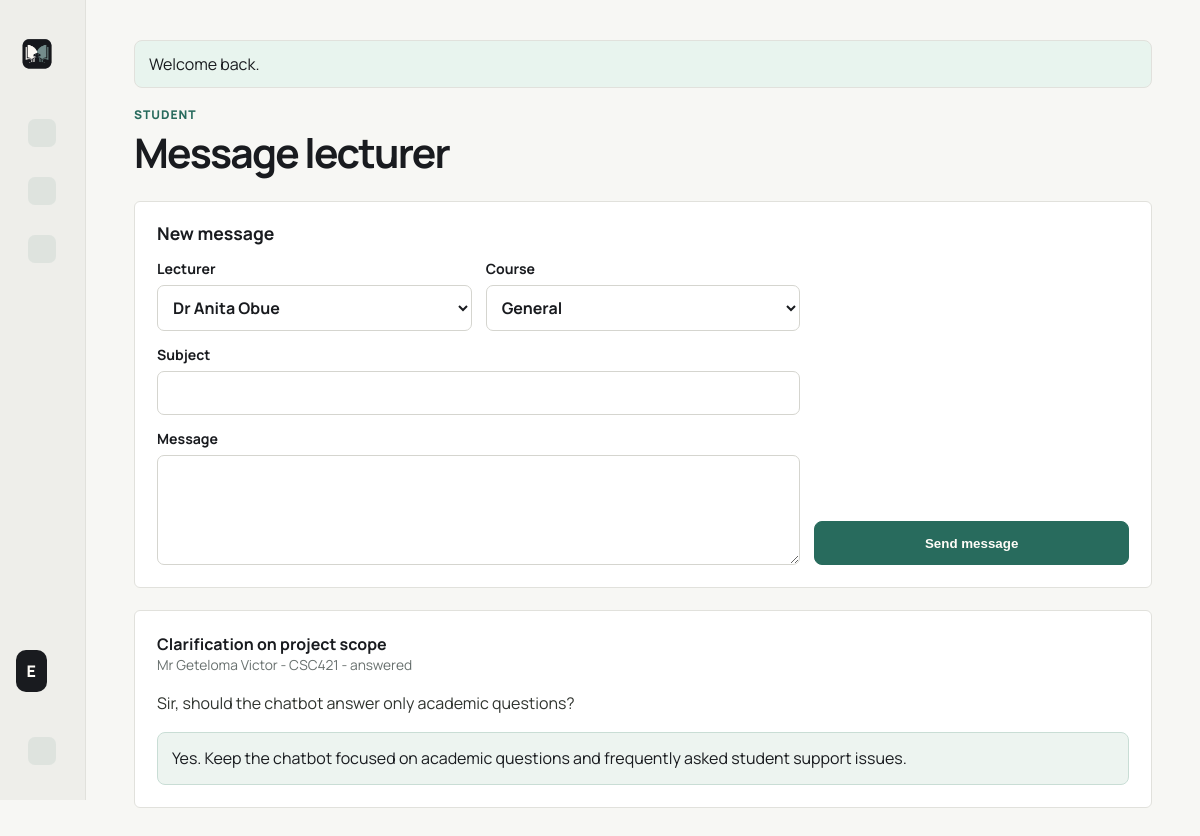
Page /index.php?route=student/messages (signed in) on the committed database.
### tables this page shows
CREATE TABLE users (
    id INT UNSIGNED AUTO_INCREMENT PRIMARY KEY,
    full_name VARCHAR(120) NOT NULL,
    email VARCHAR(150) NOT NULL UNIQUE,
    password_hash VARCHAR(255) NOT NULL,
    role ENUM('admin', 'lecturer', 'student') NOT NULL,
    matric_number VARCHAR(50) NULL,
    department VARCHAR(120) NULL,
    status ENUM('active', 'inactive') NOT NULL DEFAULT 'active',
    created_at TIMESTAMP NOT NULL DEFAULT CURRENT_TIMESTAMP,
    updated_at TIMESTAMP NOT NULL DEFAULT CURRENT_TIMESTAMP ON UPDATE CURRENT_TIMESTAMP
);

CREATE TABLE messages (
    id INT UNSIGNED AUTO_INCREMENT PRIMARY KEY,
    student_id INT UNSIGNED NOT NULL,
    lecturer_id INT UNSIGNED NOT NULL,
    course_id INT UNSIGNED NULL,
    subject VARCHAR(180) NOT NULL,
    body TEXT NOT NULL,
    reply TEXT NULL,
    status ENUM('open', 'answered') NOT NULL DEFAULT 'open',
    created_at TIMESTAMP NOT NULL DEFAULT CURRENT_TIMESTAMP,
    replied_at TIMESTAMP NULL,
    CONSTRAINT fk_messages_student
        FOREIGN KEY (student_id) REFERENCES users(id)
        ON DELETE CASCADE,
    CONSTRAINT fk_messages_lecturer
        FOREIGN KEY (lecturer_id) REFERENCES users(id)
        ON DELETE CASCADE,
    CONSTRAINT fk_messages_course
        FOREIGN KEY (course_id) REFERENCES courses(id)
        ON DELETE SET NULL
);

CREATE TABLE courses (
    id INT UNSIGNED AUTO_INCREMENT PRIMARY KEY,
    code VARCHAR(20) NOT NULL UNIQUE,
    title VARCHAR(160) NOT NULL,
    lecturer_id INT UNSIGNED NULL,
    description TEXT NULL,
    created_at TIMESTAMP NOT NULL DEFAULT CURRENT_TIMESTAMP,
    updated_at TIMESTAMP NOT NULL DEFAULT CURRENT_TIMESTAMP ON UPDATE CURRENT_TIMESTAMP,
    CONSTRAINT fk_courses_lecturer
        FOREIGN KEY (lecturer_id) REFERENCES users(id)
        ON DELETE SET NULL
);

### app/Core/Controller.php (called while the page is built, shortened)
<?php
class Controller
{
    protected function render(string $view, array $data = [], string $layout = 'layout'): void
    {
        extract($data);
        $layoutPath = dirname(__DIR__) . '/Views/' . $layout . '.php';
        require $layoutPath;
    }
}

### app/Controllers/StudentController.php (called while the page is built, shortened)
<?php
class StudentController extends Controller
{
    public function messages(): void
    {
        $user = Auth::requireRole(['student']);
        $this->render('dashboard/student_messages', [
            'title' => 'Message lecturer',
            'courses' => Course::forStudent((int) $user['id']),
            'lecturers' => User::all('lecturer'),
            'messages' => Message::forStudent((int) $user['id']),
        ]);
    }
}

### public/index.php (called while the page is built, shortened)
<?php
$route = $_GET['route'] ?? 'home';
$routes = [
    'home' => [HomeController::class, 'index'],
    'login' => [AuthController::class, 'login'],
    'login.attempt' => [AuthController::class, 'attempt'],
    'logout' => [AuthController::class, 'logout'],
    'dashboard' => [DashboardController::class, 'index'],
    'admin/users' => [AdminController::class, 'users'],
    'admin/courses' => [AdminController::class, 'courses'],
    'admin/faqs' => [AdminController::class, 'faqs'],
    'materials' => [MaterialController::class, 'index'],
    'lecturer/announcements' => [LecturerController::class, 'announcements'],
    'lecturer/messages' => [LecturerController::class, 'messages'],
    'student/messages' => [StudentController::class, 'messages'],
    'student/chatbot' => [StudentController::class, 'chatbot'],
];
[$controllerClass, $method] = $routes[$route];
(new $controllerClass())->$method();

### app/helpers.php (called while the page is built, shortened)
<?php
function url(string $route = '', array $params = []): string
{
    $query = array_merge(['route' => $route], $params);
    return 'index.php' . ($query ? '?' . http_build_query($query) : '');
}
function asset(string $path): string
{
    return 'assets/' . ltrim($path, '/');
}
function e(?string $value): string
{
    return htmlspecialchars((string) $value, ENT_QUOTES, 'UTF-8');
}
function flash(string $key, ?string $message = null): ?string
{
    $value = $_SESSION['_flash'][$key] ?? null;
    return $value;
}

### app/Core/Database.php (called while the page is built, shortened)
<?php
class Database
{
    private static ?PDO $pdo = null;
    public static function connection(): PDO
    {
        if (self::$pdo !== null) {
            return self::$pdo;
        }
        $config = require dirname(__DIR__, 2) . '/config/database.php';
        $dsn = sprintf(
            'mysql:host=%s;port=%s;dbname=%s;charset=%s',
            $config['host'],
            $config['port'] ?? 3306,
            $config['database'],
            $config['charset']
        );
        try {
            self::$pdo = new PDO($dsn, $config['username'], $config['password'], [
                PDO::ATTR_ERRMODE => PDO::ERRMODE_EXCEPTION,
                PDO::ATTR_DEFAULT_FETCH_MODE => PDO::FETCH_ASSOC,
                PDO::ATTR_EMULATE_PREPARES => false,
            ]);
        } catch (PDOException $exception) {
            http_response_code(500);
            exit('Database connection failed. Check config/database.php and make sure MySQL is running.');
        }
        return self::$pdo;
    }
}

### app/Models/User.php (called while the page is built, shortened)
<?php
class User
{
    public static function find(int $id): ?array
    {
        $stmt = Database::connection()->prepare('SELECT * FROM users WHERE id = ? LIMIT 1');
        $stmt->execute([$id]);
        return $stmt->fetch() ?: null;
    }
    public static function all(?string $role = null): array
    {
        if ($role) {
            $stmt = Database::connection()->prepare('SELECT * FROM users WHERE role = ? ORDER BY full_name');
            $stmt->execute([$role]);
            return $stmt->fetchAll();
        }
        return Database::connection()
            ->query('SELECT * FROM users ORDER BY FIELD(role, "admin", "lecturer", "student"), full_name')
            ->fetchAll();
    }
}

### app/Core/Auth.php (called while the page is built, shortened)
<?php
class Auth
{
    public static function user(): ?array
    {
        return User::find((int) $_SESSION['user_id']);
    }
}

### app/Models/Message.php (called while the page is built, shortened)
<?php
class Message
{
    public static function forStudent(int $studentId): array
    {
        $stmt = Database::connection()->prepare(
            'SELECT messages.*, users.full_name AS lecturer_name, courses.code AS course_code
             FROM messages
             JOIN users ON users.id = messages.lecturer_id
             LEFT JOIN courses ON courses.id = messages.course_id
             WHERE messages.student_id = ?
             ORDER BY messages.created_at DESC'
        );
        $stmt->execute([$studentId]);
        return $stmt->fetchAll();
    }
}

### app/Views/dashboard/student_messages.php (the view, shortened to what this page needs)
<header class="page-header">
    <div>
        <p class="eyebrow">Student</p>
        <h1>Message lecturer</h1>
    </div>
</header>
<section class="panel">
    <h2>New message</h2>
    <form class="form-grid" method="post">
        <label><span>Lecturer</span><select name="lecturer_id" required><?php foreach ($lecturers as $lecturer): ?><option value="<?= e((string) $lecturer['id']) ?>"><?= e($lecturer['full_name']) ?></option><?php endforeach; ?></select></label>
        <label><span>Course</span><select name="course_id"><option value="">General</option></select></label>
        <label class="wide"><span>Subject</span><input name="subject" required></label>
        <label class="wide"><span>Message</span><textarea name="body" rows="4" required></textarea></label>
        <button class="btn primary" type="submit">Send message</button>
    </form>
</section>
<section class="message-stack">
    <?php foreach ($messages as $message): ?>
        <article class="panel message-card">
            <strong><?= e($message['subject']) ?></strong>
            <span><?= e($message['lecturer_name']) ?> - <?= e($message['course_code'] ?? 'General') ?> - <?= e($message['status']) ?></span>
            <p><?= e($message['body']) ?></p>
            <?php if ($message['reply']): ?>
                <div class="reply-box"><?= e($message['reply']) ?></div>
            <?php endif; ?>
        </article>
    <?php endforeach; ?>
</section>

### app/Views/layout.php (shortened to what this page needs)
<?php
$currentUser = Auth::user();
if (!function_exists('ui_icon')) {
    function ui_icon(string $name): string
    {
        $icons = [
            'dashboard' => '<svg viewBox="0 0 24 24" aria-hidden="true"><path d="M4 13h7V4H4v9Zm9 7h7V4h-7v16ZM4 20h7v-5H4v5Z"/></svg>',
            'users' => '<svg viewBox="0 0 24 24" aria-hidden="true"><path d="M8 11a4 4 0 1 0 0-8 4 4 0 0 0 0 8Zm8.5 1a3.5 3.5 0 1 0 0-7 3.5 3.5 0 0 0 0 7ZM2.5 20c.7-4 3-6 5.5-6s4.8 2 5.5 6h-11Zm11.5 0c.4-2 1.2-3.6 2.3-4.7 2.2.2 4.1 1.9 4.7 4.7h-7Z"/></svg>',
            'courses' => '<svg viewBox="0 0 24 24" aria-hidden="true"><path d="M5 4h11a3 3 0 0 1 3 3v13H7a3 3 0 0 1-3-3V5a1 1 0 0 1 1-1Zm2 13h10V7a1 1 0 0 0-1-1H6v11a1 1 0 0 0 1 1Zm1-8h7v2H8V9Zm0 4h6v2H8v-2Z"/></svg>',
            'faq' => '<svg viewBox="0 0 24 24" aria-hidden="true"><path d="M12 3a9 9 0 1 0 9 9 9 9 0 0 0-9-9Zm0 14a1.2 1.2 0 1 1 1.2-1.2A1.2 1.2 0 0 1 12 17Zm1-4h-2v-.8c0-1.1.7-1.7 1.5-2.2.7-.5 1.2-.8 1.2-1.5 0-.8-.6-1.3-1.6-1.3-1 0-1.7.5-2.4 1.3L8.4 7.2A4.5 4.5 0 0 1 12.2 5c2.2 0 3.8 1.2 3.8 3.2 0 1.7-1 2.5-1.9 3.1-.7.5-1.1.8-1.1 1.5v.2Z"/></svg>',
            'announcements' => '<svg viewBox="0 0 24 24" aria-hidden="true"><path d="M4 10v4h3l7 4V6l-7 4H4Zm13.5-2.5-1.4 1.4A4.3 4.3 0 0 1 18 12c0 1.2-.5 2.3-1.3 3.1l1.4 1.4A6.3 6.3 0 0 0 20 12c0-1.7-.7-3.3-2.5-4.5Z"/></svg>',
            'materials' => '<svg viewBox="0 0 24 24" aria-hidden="true"><path d="M5 3h12a3 3 0 0 1 3 3v15H7a3 3 0 0 1-3-3V4a1 1 0 0 1 1-1Zm2 14a1 1 0 0 0 1 1h10V6a1 1 0 0 0-1-1H6v12h1Zm2-9h7v2H9V8Zm0 4h6v2H9v-2Z"/></svg>',
            'messages' => '<svg viewBox="0 0 24 24" aria-hidden="true"><path d="M4 5h16a2 2 0 0 1 2 2v9a2 2 0 0 1-2 2H9l-5 4v-4H4a2 2 0 0 1-2-2V7a2 2 0 0 1 2-2Zm2 4v2h12V9H6Zm0 4v2h8v-2H6Z"/></svg>',
            'chatbot' => '<svg viewBox="0 0 24 24" aria-hidden="true"><path d="M11 2h2v3h4a3 3 0 0 1 3 3v7a3 3 0 0 1-3 3h-1.5L12 22l-3.5-4H7a3 3 0 0 1-3-3V8a3 3 0 0 1 3-3h4V2Zm-4 8.5A1.5 1.5 0 1 0 8.5 9 1.5 1.5 0 0 0 7 10.5Zm8.5 0A1.5 1.5 0 1 0 17 9a1.5 1.5 0 0 0-1.5 1.5ZM9 14v2h6v-2H9Z"/></svg>',
            'logout' => '<svg viewBox="0 0 24 24" aria-hidden="true"><path d="M4 3h9v2H6v14h7v2H4V3Zm11.6 4.4L20.2 12l-4.6 4.6-1.4-1.4 2.2-2.2H10v-2h6.4l-2.2-2.2 1.4-1.4Z"/></svg>',
        ];
        return $icons[$name] ?? '';
    }
}
?>
<!doctype html>
<html lang="en">
<head>
    <link rel="stylesheet" href="<?= e(asset('css/style.css')) ?>">
</head>
<body>
<div class="app-shell">
    <aside class="sidebar" id="dashboardSidebar">
        <a class="brand" href="<?= e(url('dashboard')) ?>">
            <img class="brand-logo" src="<?= e(asset('img/classbridge-logo.png')) ?>" alt="ClassBridge">
        </a>
        <?php if ($currentUser): ?>
            <nav class="nav">
                <a href="<?= e(url('dashboard')) ?>"><span class="nav-icon"><?= ui_icon('dashboard') ?></span><span class="sidebar-text">Dashboard</span></a>
                <?php if ($currentUser['role'] === 'admin'): ?>
                    <a href="<?= e(url('admin/users')) ?>"><span class="nav-icon"><?= ui_icon('users') ?></span><span class="sidebar-text">Users</span></a>
                    <a href="<?= e(url('admin/courses')) ?>"><span class="nav-icon"><?= ui_icon('courses') ?></span><span class="sidebar-text">Courses</span></a>
                    <a href="<?= e(url('admin/faqs')) ?>"><span class="nav-icon"><?= ui_icon('faq') ?></span><span class="sidebar-text">Chatbot FAQ</span></a>
                    <a href="<?= e(url('materials')) ?>"><span class="nav-icon"><?= ui_icon('materials') ?></span><span class="sidebar-text">Materials</span></a>
                    <a href="<?= e(url('lecturer/announcements')) ?>"><span class="nav-icon"><?= ui_icon('announcements') ?></span><span class="sidebar-text">Announcements</span></a>
                <?php else: ?>
                    <a href="<?= e(url('student/messages')) ?>"><span class="nav-icon"><?= ui_icon('messages') ?></span><span class="sidebar-text">Message Lecturer</span></a>
                    <a href="<?= e(url('student/chatbot')) ?>"><span class="nav-icon"><?= ui_icon('chatbot') ?></span><span class="sidebar-text">Chatbot</span></a>
                <?php endif; ?>
            </nav>
            <div class="profile-block">
                <span class="avatar"><?= e(strtoupper(substr($currentUser['full_name'], 0, 1))) ?></span>
            </div>
            <a class="logout" href="<?= e(url('logout')) ?>"><span class="nav-icon"><?= ui_icon('logout') ?></span><span class="sidebar-text">Sign out</span></a>
        <?php endif; ?>
    </aside>
    <main class="main">
        <?php if ($message = flash('success')): ?>
            <div class="notice success"><?= e($message) ?></div>
        <?php endif; ?>
        <?php require $viewPath; ?>
    </main>
</div>
</body>
</html>

### rows in the picture
users: full_name "E"
messages: subject "Clarification on project scope", lecturer.full_name "Mr Geteloma Victor", course.code "CSC421", status "answered", body "Sir, should the chatbot answer only academic questions?", reply "Yes. Keep the chatbot focused on academic questions and frequently asked student support issues."

### other values in the picture
$message "Welcome back."
form field lecturer_id "Dr Anita Obue"
